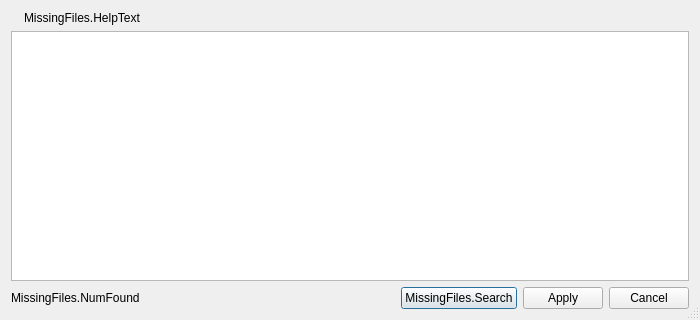
<?xml version="1.0" encoding="UTF-8"?>
<ui version="4.0">
 <class>OBSMissingFiles</class>
 <widget class="QDialog" name="OBSMissingFiles">
  <property name="geometry">
   <rect>
    <x>0</x>
    <y>0</y>
    <width>700</width>
    <height>320</height>
   </rect>
  </property>
  <property name="minimumSize">
   <size>
    <width>700</width>
    <height>320</height>
   </size>
  </property>
  <property name="windowTitle">
   <string>MissingFiles</string>
  </property>
  <property name="sizeGripEnabled">
   <bool>true</bool>
  </property>
  <layout class="QGridLayout" name="gridLayout">
   <item row="0" column="0">
    <layout class="QHBoxLayout" name="horizontalLayout_3">
     <item>
      <widget class="QLabel" name="warningIcon">
       <property name="minimumSize">
        <size>
         <width>0</width>
         <height>0</height>
        </size>
       </property>
      </widget>
     </item>
     <item>
      <widget class="QLabel" name="label">
       <property name="sizePolicy">
        <sizepolicy hsizetype="Expanding" vsizetype="Preferred">
         <horstretch>0</horstretch>
         <verstretch>0</verstretch>
        </sizepolicy>
       </property>
       <property name="text">
        <string>MissingFiles.HelpText</string>
       </property>
      </widget>
     </item>
    </layout>
   </item>
   <item row="2" column="0">
    <widget class="QTableView" name="tableView">
     <property name="selectionMode">
      <enum>QAbstractItemView::SelectionMode::NoSelection</enum>
     </property>
     <attribute name="horizontalHeaderMinimumSectionSize">
      <number>23</number>
     </attribute>
     <attribute name="horizontalHeaderDefaultSectionSize">
      <number>23</number>
     </attribute>
     <attribute name="verticalHeaderVisible">
      <bool>false</bool>
     </attribute>
     <attribute name="verticalHeaderDefaultSectionSize">
      <number>24</number>
     </attribute>
    </widget>
   </item>
   <item row="3" column="0">
    <layout class="QVBoxLayout" name="verticalLayout">
     <item>
      <layout class="QHBoxLayout" name="horizontalLayout_2">
       <item>
        <widget class="QLabel" name="found">
         <property name="text">
          <string>MissingFiles.NumFound</string>
         </property>
        </widget>
       </item>
       <item>
        <spacer name="horizontalSpacer">
         <property name="orientation">
          <enum>Qt::Orientation::Horizontal</enum>
         </property>
         <property name="sizeHint" stdset="0">
          <size>
           <width>40</width>
           <height>20</height>
          </size>
         </property>
        </spacer>
       </item>
       <item>
        <layout class="QHBoxLayout" name="horizontalLayout">
         <item>
          <widget class="QPushButton" name="browseButton">
           <property name="text">
            <string>MissingFiles.Search</string>
           </property>
          </widget>
         </item>
         <item>
          <widget class="QPushButton" name="doneButton">
           <property name="text">
            <string>Apply</string>
           </property>
          </widget>
         </item>
         <item>
          <widget class="QPushButton" name="cancelButton">
           <property name="text">
            <string>Cancel</string>
           </property>
          </widget>
         </item>
        </layout>
       </item>
      </layout>
     </item>
    </layout>
   </item>
  </layout>
 </widget>
 <resources/>
 <connections/>
</ui>
